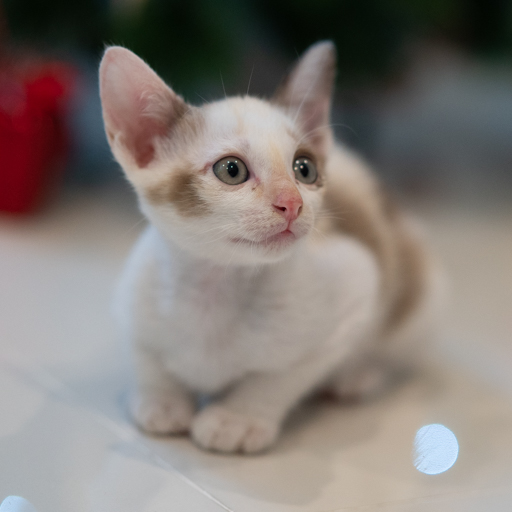
#> input picture kitten.jpg, 512 x 512 px
$ jupyter execute '04 Image Data.ipynb'   (older library calls are emulated)
#> lines starting #> are read from the running program, lines starting #| are printed output that depends on the picture; after the words box and inside, x2 and y2 are one past the last pixel; in counts of white or black regions, pixels touching at a corner belong together
# 1. Reading Data

[cell 1]
from skimage.io import imread
img = imread('kitten.jpg')
#> img is the input picture: shape (512, 512, 3); mean R, G, B 130.9, 122.9, 118.1

[cell 2]
img.shape
#> Out = (512, 512, 3)

[cell 3]
img

# 2. Plotting and Channels

[cell 4]
from skimage.io import imshow
import matplotlib.pyplot as plt
imshow(img)
plt.axis('off')
plt.show()

[cell 5]
imshow(img[:,:,0], cmap='Reds_r')
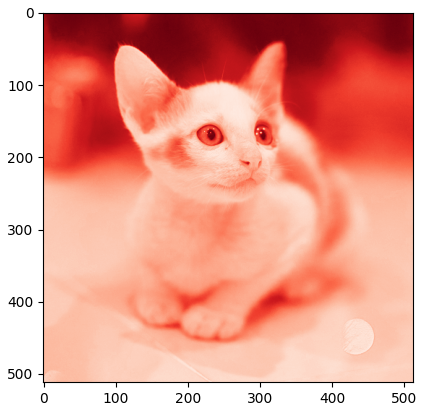
#> figure drawn by matplotlib, 1 panel

[cell 6]
imshow(img[:,:,1], cmap='Greens_r')
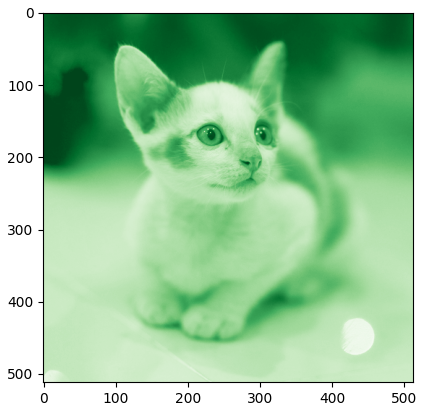
#> figure drawn by matplotlib, 1 panel

[cell 7]
imshow(img[:,:,2], cmap='Blues_r')
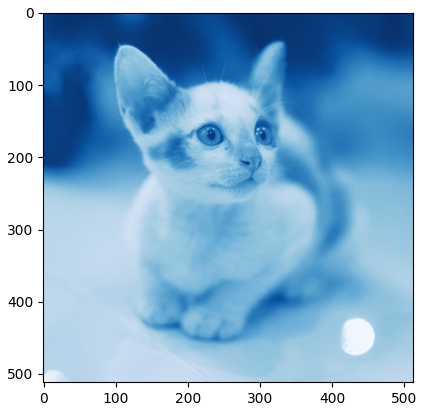
#> figure drawn by matplotlib, 1 panel

[cell 8]
imshow(img[:,:,0], cmap='Greys_r')
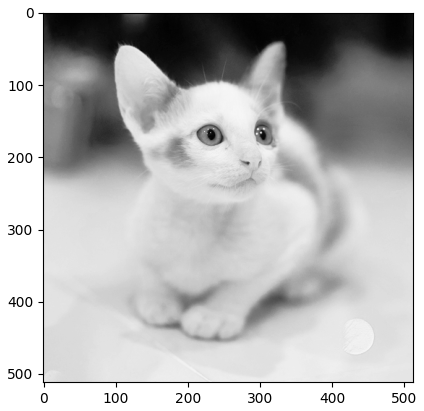
#> figure drawn by matplotlib, 1 panel

# 3. Point Operation

[cell 9]
from skimage.exposure import rescale_intensity
import numpy as np

img1 = rescale_intensity(img, out_range=(100,255)).astype(np.uint8)
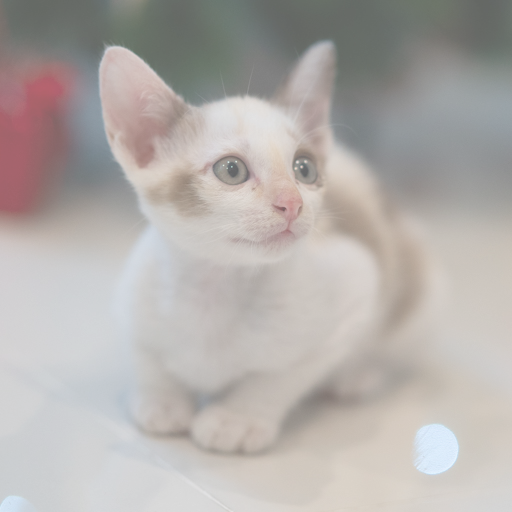
#> img1: shape (512, 512, 3); mean R, G, B 179.1, 174.2, 171.3
imshow(img1)
plt.axis('off')
plt.draw()

[cell 10]
from skimage.exposure import adjust_gamma
img1 = adjust_gamma(img, gamma=1.5).astype(np.uint8)
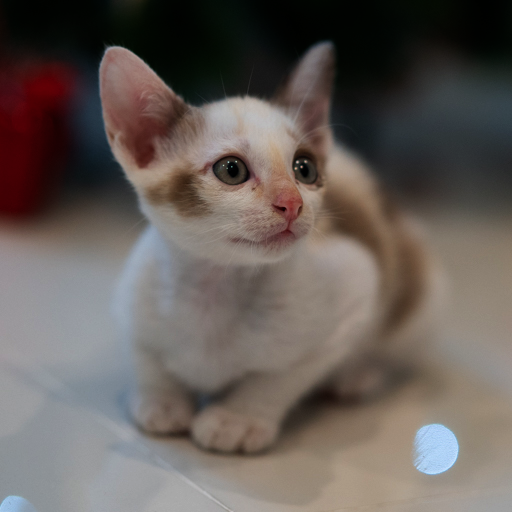
#> img1: shape (512, 512, 3); mean R, G, B 101.8, 93.3, 88.6
imshow(img1)
plt.axis('off')
plt.draw()

[cell 11]
from skimage.exposure import adjust_gamma
img1 = adjust_gamma(img, gamma=0.5).astype(np.uint8)
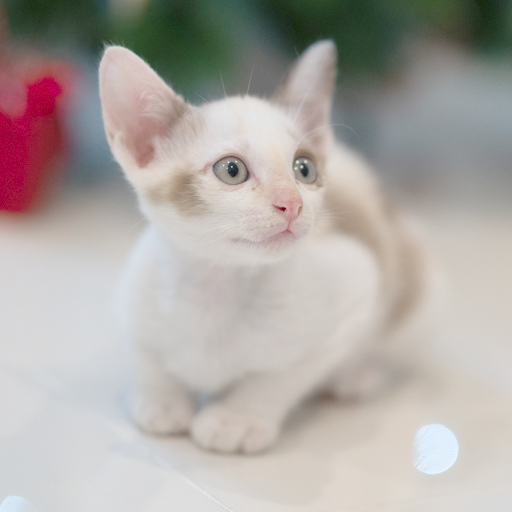
#> img1: shape (512, 512, 3); mean R, G, B 174.8, 169, 164.9
imshow(img1)
plt.axis('off')
plt.draw()

# 4. Filtering

[cell 12]
from skimage.filters import gaussian
img1 = gaussian(img, sigma=3, multichannel=True)
imshow(img1)
plt.axis('off')
plt.draw()

[cell 13]
from skimage.filters import sobel, threshold_otsu
from skimage.color import rgb2gray
import matplotlib.pyplot as plt

img0 = rgb2gray(img)
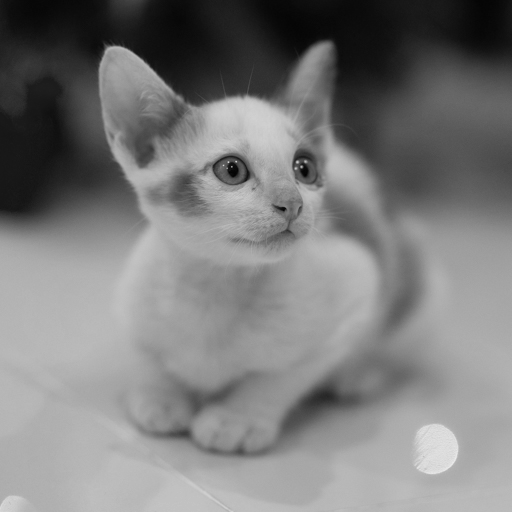
#> img0: shape (512, 512) float64; min 0.0154, max 0.922, mean 0.487
img1 = sobel(img0)
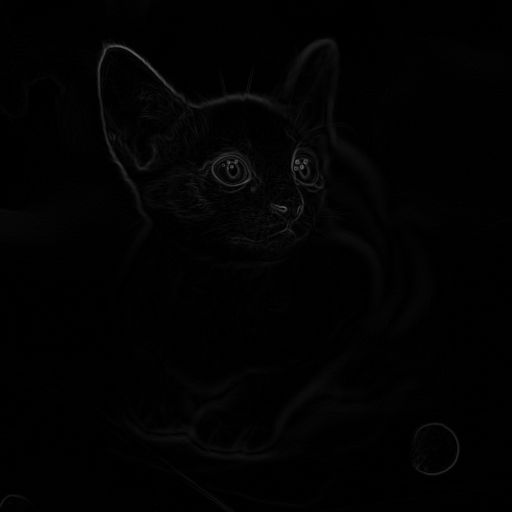
#> img1: shape (512, 512) float64; min 0, max 0.378, mean 0.0105
val = threshold_otsu(img1)
#> val = 0.0554
img2 = img1 > val
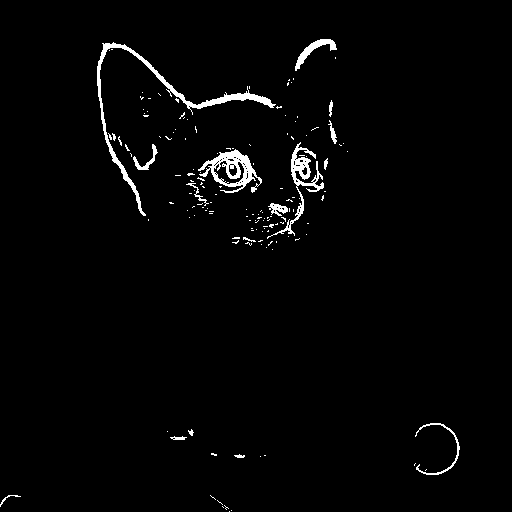
#> img2: shape (512, 512) bool; 2.1% white; 149 white regions (133 under 20 px), largest, box (x1, y1, x2, y2) and area: (97, 42, 276, 216) 1647, (198, 149, 262, 193) 1063, (267, 142, 324, 239) 854
#imshow(img2.astype('uint8'))

plt.imshow(img2, cmap='gray')
plt.axis('off')
plt.draw()
